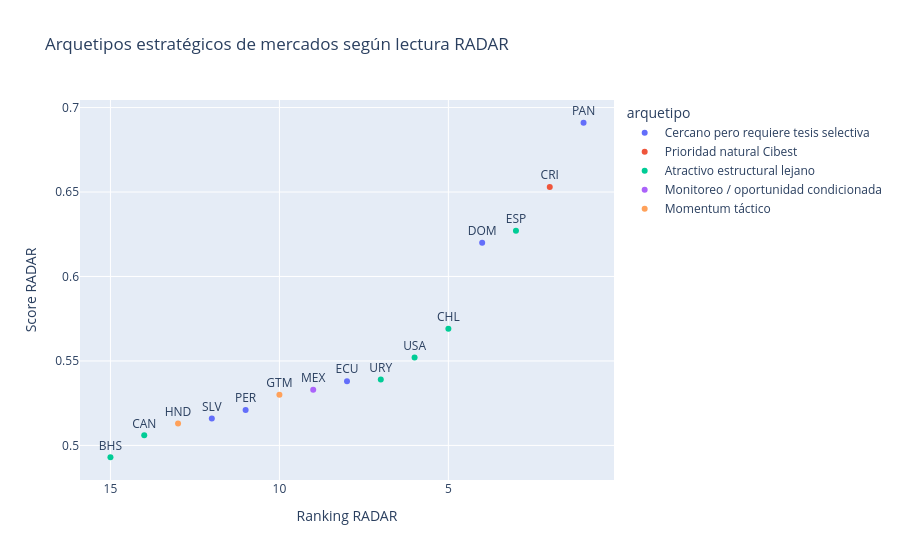

Source (notebook cell):
### Code cell
# -----------------------------------------------------------------------------
# Archetypes using available component proxies. Full classification should be recalculated when component_df is available.
# -----------------------------------------------------------------------------
archetype_map = {
    "CRI": "Prioridad natural Cibest",
    "PAN": "Cercano pero requiere tesis selectiva",
    "DOM": "Cercano pero requiere tesis selectiva",
    "PER": "Cercano pero requiere tesis selectiva",
    "SLV": "Cercano pero requiere tesis selectiva",
    "BOL": "Cercano pero requiere tesis selectiva",
    "ECU": "Cercano pero requiere tesis selectiva",
    "ESP": "Atractivo estructural lejano",
    "CHL": "Atractivo estructural lejano",
    "USA": "Atractivo estructural lejano",
    "URY": "Atractivo estructural lejano",
    "CAN": "Atractivo estructural lejano",
    "BHS": "Atractivo estructural lejano",
    "GTM": "Momentum táctico",
    "HND": "Momentum táctico",
}
component_display["arquetipo"] = component_display["country_iso3"].map(archetype_map).fillna("Monitoreo / oportunidad condicionada")

archetype_counts = component_display["arquetipo"].value_counts().reset_index()
archetype_counts.columns = ["arquetipo", "n_paises"]

display(style_table(archetype_counts, gradient_cols=["n_paises"], format_dict={"n_paises": "{:.0f}"}))

fig = px.scatter(
    component_display,
    x="rank",
    y="radar_score",
    color="arquetipo",
    text="country_iso3",
    title="Arquetipos estratégicos de mercados según lectura RADAR",
)
fig.update_traces(textposition="top center")
fig.update_layout(xaxis_title="Ranking RADAR", yaxis_title="Score RADAR", height=560, xaxis_autorange="reversed")
fig.show()

insight_box(
    "Lectura de arquetipos",
    "Los arquetipos evitan tratar todos los países del Top 15 igual. Costa Rica aparece como prioridad natural; Panamá y República Dominicana como mercados cercanos que requieren tesis selectiva; Estados Unidos, Canadá y España como mercados estructuralmente fuertes que exigen mayor validación de ejecutabilidad y capacidades."
)

### Figure 1 — Plotly figure (JSON) as saved in the notebook; plotly's stock layout.template omitted (floating-point values rounded to 4 significant figures)
{"data": [{"hovertemplate": "arquetipo=Cercano pero requiere tesis selectiva<br>rank=%{x}<br>radar_score=%{y}<br>country_iso3=%{text}<extra></extra>", "legendgroup": "Cercano pero requiere tesis selectiva", "marker": {"color": "#636efa", "symbol": "circle"}, "mode": "markers+text", "name": "Cercano pero requiere tesis selectiva", "orientation": "v", "showlegend": true, "text": ["PAN", "DOM", "ECU", "PER", "SLV"], "textposition": "top center", "type": "scatter", "x": [1, 4, 8, 11, 12], "xaxis": "x", "y": [0.691, 0.62, 0.538, 0.521, 0.516], "yaxis": "y"}, {"hovertemplate": "arquetipo=Prioridad natural Cibest<br>rank=%{x}<br>radar_score=%{y}<br>country_iso3=%{text}<extra></extra>", "legendgroup": "Prioridad natural Cibest", "marker": {"color": "#EF553B", "symbol": "circle"}, "mode": "markers+text", "name": "Prioridad natural Cibest", "orientation": "v", "showlegend": true, "text": ["CRI"], "textposition": "top center", "type": "scatter", "x": [2], "xaxis": "x", "y": [0.653], "yaxis": "y"}, {"hovertemplate": "arquetipo=Atractivo estructural lejano<br>rank=%{x}<br>radar_score=%{y}<br>country_iso3=%{text}<extra></extra>", "legendgroup": "Atractivo estructural lejano", "marker": {"color": "#00cc96", "symbol": "circle"}, "mode": "markers+text", "name": "Atractivo estructural lejano", "orientation": "v", "showlegend": true, "text": ["ESP", "CHL", "USA", "URY", "CAN", "BHS"], "textposition": "top center", "type": "scatter", "x": [3, 5, 6, 7, 14, 15], "xaxis": "x", "y": [0.627, 0.569, 0.552, 0.539, 0.506, 0.493], "yaxis": "y"}, {"hovertemplate": "arquetipo=Monitoreo / oportunidad condicionada<br>rank=%{x}<br>radar_score=%{y}<br>country_iso3=%{text}<extra></extra>", "legendgroup": "Monitoreo / oportunidad condicionada", "marker": {"color": "#ab63fa", "symbol": "circle"}, "mode": "markers+text", "name": "Monitoreo / oportunidad condicionada", "orientation": "v", "showlegend": true, "text": ["MEX"], "textposition": "top center", "type": "scatter", "x": [9], "xaxis": "x", "y": [0.533], "yaxis": "y"}, {"hovertemplate": "arquetipo=Momentum táctico<br>rank=%{x}<br>radar_score=%{y}<br>country_iso3=%{text}<extra></extra>", "legendgroup": "Momentum táctico", "marker": {"color": "#FFA15A", "symbol": "circle"}, "mode": "markers+text", "name": "Momentum táctico", "orientation": "v", "showlegend": true, "text": ["GTM", "HND"], "textposition": "top center", "type": "scatter", "x": [10, 13], "xaxis": "x", "y": [0.53, 0.513], "yaxis": "y"}], "layout": {"height": 560, "legend": {"title": {"text": "arquetipo"}, "tracegroupgap": 0}, "title": {"text": "Arquetipos estratégicos de mercados según lectura RADAR"}, "xaxis": {"anchor": "y", "autorange": "reversed", "domain": [0, 1], "title": {"text": "Ranking RADAR"}}, "yaxis": {"anchor": "x", "domain": [0, 1], "title": {"text": "Score RADAR"}}}}
